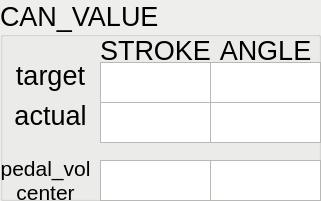
     <widget class="QGroupBox" name="gb2_can_value">
      <property name="enabled">
       <bool>true</bool>
      </property>
      <property name="geometry">
       <rect>
        <x>0</x>
        <y>190</y>
        <width>321</width>
        <height>201</height>
       </rect>
      </property>
      <property name="palette">
       <palette>
        <active>
         <colorrole role="Base">
          <brush brushstyle="SolidPattern">
           <color alpha="255">
            <red>255</red>
            <green>255</green>
            <blue>255</blue>
           </color>
          </brush>
         </colorrole>
         <colorrole role="Window">
          <brush brushstyle="SolidPattern">
           <color alpha="255">
            <red>238</red>
            <green>238</green>
            <blue>236</blue>
           </color>
          </brush>
         </colorrole>
        </active>
        <inactive>
         <colorrole role="Base">
          <brush brushstyle="SolidPattern">
           <color alpha="255">
            <red>255</red>
            <green>255</green>
            <blue>255</blue>
           </color>
          </brush>
         </colorrole>
         <colorrole role="Window">
          <brush brushstyle="SolidPattern">
           <color alpha="255">
            <red>238</red>
            <green>238</green>
            <blue>236</blue>
           </color>
          </brush>
         </colorrole>
        </inactive>
        <disabled>
         <colorrole role="Base">
          <brush brushstyle="SolidPattern">
           <color alpha="255">
            <red>238</red>
            <green>238</green>
            <blue>236</blue>
           </color>
          </brush>
         </colorrole>
         <colorrole role="Window">
          <brush brushstyle="SolidPattern">
           <color alpha="255">
            <red>238</red>
            <green>238</green>
            <blue>236</blue>
           </color>
          </brush>
         </colorrole>
        </disabled>
       </palette>
      </property>
      <property name="font">
       <font>
        <pointsize>20</pointsize>
       </font>
      </property>
      <property name="autoFillBackground">
       <bool>true</bool>
      </property>
      <property name="title">
       <string>CAN_VALUE</string>
      </property>
      <widget class="QLabel" name="lb2_steer_angle">
       <property name="geometry">
        <rect>
         <x>210</x>
         <y>40</y>
         <width>111</width>
         <height>21</height>
        </rect>
       </property>
       <property name="font">
        <font>
         <pointsize>20</pointsize>
        </font>
       </property>
       <property name="text">
        <string>ANGLE</string>
       </property>
       <property name="scaledContents">
        <bool>false</bool>
       </property>
       <property name="alignment">
        <set>Qt::AlignCenter</set>
       </property>
      </widget>
      <widget class="QTextEdit" name="tx2_drive_stroke_actual">
       <property name="geometry">
        <rect>
         <x>100</x>
         <y>102</y>
         <width>111</width>
         <height>41</height>
        </rect>
       </property>
       <property name="font">
        <font>
         <pointsize>20</pointsize>
        </font>
       </property>
       <property name="autoFillBackground">
        <bool>true</bool>
       </property>
       <property name="lineWidth">
        <number>0</number>
       </property>
       <property name="verticalScrollBarPolicy">
        <enum>Qt::ScrollBarAlwaysOff</enum>
       </property>
       <property name="horizontalScrollBarPolicy">
        <enum>Qt::ScrollBarAlwaysOff</enum>
       </property>
       <property name="readOnly">
        <bool>true</bool>
       </property>
       <property name="textInteractionFlags">
        <set>Qt::TextSelectableByMouse</set>
       </property>
      </widget>
      <widget class="QTextEdit" name="tx2_drive_stroke_target">
       <property name="geometry">
        <rect>
         <x>100</x>
         <y>62</y>
         <width>111</width>
         <height>41</height>
        </rect>
       </property>
       <property name="font">
        <font>
         <pointsize>20</pointsize>
        </font>
       </property>
       <property name="autoFillBackground">
        <bool>true</bool>
       </property>
       <property name="lineWidth">
        <number>0</number>
       </property>
       <property name="verticalScrollBarPolicy">
        <enum>Qt::ScrollBarAlwaysOff</enum>
       </property>
       <property name="horizontalScrollBarPolicy">
        <enum>Qt::ScrollBarAlwaysOff</enum>
       </property>
       <property name="readOnly">
        <bool>true</bool>
       </property>
       <property name="textInteractionFlags">
        <set>Qt::TextSelectableByMouse</set>
       </property>
      </widget>
      <widget class="QLabel" name="lb2_drive_stroke">
       <property name="geometry">
        <rect>
         <x>100</x>
         <y>40</y>
         <width>111</width>
         <height>21</height>
        </rect>
       </property>
       <property name="font">
        <font>
         <pointsize>20</pointsize>
        </font>
       </property>
       <property name="cursor">
        <cursorShape>SplitVCursor</cursorShape>
       </property>
       <property name="text">
        <string>STROKE</string>
       </property>
       <property name="scaledContents">
        <bool>false</bool>
       </property>
       <property name="alignment">
        <set>Qt::AlignCenter</set>
       </property>
      </widget>
      <widget class="QLabel" name="lb2_target">
       <property name="geometry">
        <rect>
         <x>10</x>
         <y>60</y>
         <width>81</width>
         <height>31</height>
        </rect>
       </property>
       <property name="font">
        <font>
         <pointsize>20</pointsize>
        </font>
       </property>
       <property name="text">
        <string>target</string>
       </property>
       <property name="scaledContents">
        <bool>false</bool>
       </property>
       <property name="alignment">
        <set>Qt::AlignCenter</set>
       </property>
      </widget>
      <widget class="QLabel" name="lb2_actual">
       <property name="geometry">
        <rect>
         <x>10</x>
         <y>100</y>
         <width>81</width>
         <height>31</height>
        </rect>
       </property>
       <property name="font">
        <font>
         <pointsize>20</pointsize>
        </font>
       </property>
       <property name="text">
        <string>actual</string>
       </property>
       <property name="scaledContents">
        <bool>false</bool>
       </property>
       <property name="alignment">
        <set>Qt::AlignCenter</set>
       </property>
      </widget>
      <widget class="QTextEdit" name="tx2_steer_angle_target">
       <property name="geometry">
        <rect>
         <x>210</x>
         <y>62</y>
         <width>111</width>
         <height>41</height>
        </rect>
       </property>
       <property name="font">
        <font>
         <pointsize>20</pointsize>
        </font>
       </property>
       <property name="autoFillBackground">
        <bool>true</bool>
       </property>
       <property name="lineWidth">
        <number>0</number>
       </property>
       <property name="verticalScrollBarPolicy">
        <enum>Qt::ScrollBarAlwaysOff</enum>
       </property>
       <property name="horizontalScrollBarPolicy">
        <enum>Qt::ScrollBarAlwaysOff</enum>
       </property>
       <property name="readOnly">
        <bool>true</bool>
       </property>
       <property name="textInteractionFlags">
        <set>Qt::TextSelectableByMouse</set>
       </property>
      </widget>
      <widget class="QTextEdit" name="tx2_steer_angle_actual">
       <property name="geometry">
        <rect>
         <x>210</x>
         <y>102</y>
         <width>111</width>
         <height>41</height>
        </rect>
       </property>
       <property name="font">
        <font>
         <pointsize>20</pointsize>
        </font>
       </property>
       <property name="autoFillBackground">
        <bool>true</bool>
       </property>
       <property name="lineWidth">
        <number>0</number>
       </property>
       <property name="verticalScrollBarPolicy">
        <enum>Qt::ScrollBarAlwaysOff</enum>
       </property>
       <property name="horizontalScrollBarPolicy">
        <enum>Qt::ScrollBarAlwaysOff</enum>
       </property>
       <property name="readOnly">
        <bool>true</bool>
       </property>
       <property name="textInteractionFlags">
        <set>Qt::TextSelectableByMouse</set>
       </property>
      </widget>
      <widget class="QLabel" name="lb2_pedal_vol_center">
       <property name="geometry">
        <rect>
         <x>-10</x>
         <y>160</y>
         <width>111</width>
         <height>41</height>
        </rect>
       </property>
       <property name="font">
        <font>
         <pointsize>16</pointsize>
        </font>
       </property>
       <property name="text">
        <string>pedal_vol
center</string>
       </property>
       <property name="scaledContents">
        <bool>false</bool>
       </property>
       <property name="alignment">
        <set>Qt::AlignCenter</set>
       </property>
      </widget>
      <widget class="QTextEdit" name="tx2_pedal_vol_center">
       <property name="geometry">
        <rect>
         <x>100</x>
         <y>160</y>
         <width>111</width>
         <height>41</height>
        </rect>
       </property>
       <property name="font">
        <font>
         <pointsize>20</pointsize>
        </font>
       </property>
       <property name="autoFillBackground">
        <bool>true</bool>
       </property>
       <property name="lineWidth">
        <number>0</number>
       </property>
       <property name="verticalScrollBarPolicy">
        <enum>Qt::ScrollBarAlwaysOff</enum>
       </property>
       <property name="horizontalScrollBarPolicy">
        <enum>Qt::ScrollBarAlwaysOff</enum>
       </property>
       <property name="readOnly">
        <bool>true</bool>
       </property>
       <property name="textInteractionFlags">
        <set>Qt::TextSelectableByMouse</set>
       </property>
      </widget>
      <widget class="QTextEdit" name="tx2_pedal_vol_diff">
       <property name="geometry">
        <rect>
         <x>210</x>
         <y>160</y>
         <width>111</width>
         <height>41</height>
        </rect>
       </property>
       <property name="font">
        <font>
         <pointsize>20</pointsize>
        </font>
       </property>
       <property name="autoFillBackground">
        <bool>true</bool>
       </property>
       <property name="lineWidth">
        <number>0</number>
       </property>
       <property name="verticalScrollBarPolicy">
        <enum>Qt::ScrollBarAlwaysOff</enum>
       </property>
       <property name="horizontalScrollBarPolicy">
        <enum>Qt::ScrollBarAlwaysOff</enum>
       </property>
       <property name="readOnly">
        <bool>true</bool>
       </property>
       <property name="textInteractionFlags">
        <set>Qt::TextSelectableByMouse</set>
       </property>
      </widget>
     </widget>
